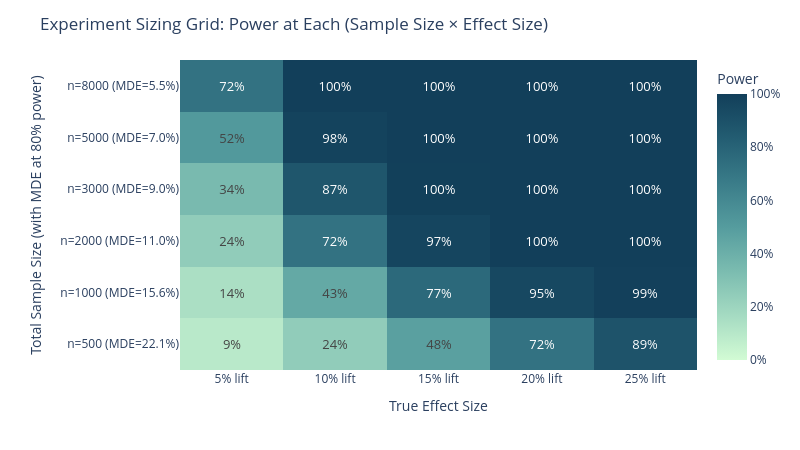

Write notebook code for a chart like this one.
### Markdown cell above
### 1.4. Sizing Grid for Leadership

Leadership picks: "We want 80% power to detect a 10% lift — how many clients do we need?" This heatmap answers that question for every combination of sample size and effect size.

### Code cell
sizing = experiment_sizing_table(baseline_std, baseline_mean)

power_cols = [c for c in sizing.columns if c.startswith("power_at_")]
lift_labels = [
    c.replace("power_at_", "").replace("pct_lift", "% lift") for c in power_cols
]
z_data = sizing[power_cols].values

fig = go.Figure(
    data=go.Heatmap(
        z=z_data,
        x=lift_labels,
        y=[f"n={n} (MDE={m}%)" for n, m in zip(sizing["n_total"], sizing["mde_pct"])],
        colorscale="Darkmint",
        zmin=0,
        zmax=1,
        text=[[f"{v:.0%}" for v in row] for row in z_data],
        texttemplate="%{text}",
        textfont=dict(size=13),
        hovertemplate="Sample size: %{y}<br>Effect: %{x}<br>Power: %{z:.1%}<extra></extra>",
        colorbar=dict(title="Power", tickformat=".0%"),
    )
)

fig.update_layout(
    title="Experiment Sizing Grid: Power at Each (Sample Size × Effect Size)",
    xaxis_title="True Effect Size",
    yaxis_title="Total Sample Size (with MDE at 80% power)",
    template="plotly_white",
    width=800,
    height=450,
    margin=dict(t=60, l=180),
)

fig.show()

print(
    f"\nOur planned experiment uses N={N_CLIENTS:,}."
)

### Figure 1 — Plotly figure (JSON) as saved in the notebook; plotly's stock layout.template omitted (floating-point values rounded to 4 significant figures)
{"data": [{"colorbar": {"tickformat": ".0%", "title": {"text": "Power"}}, "colorscale": [[0, "rgb(210, 251, 212)"], [0.1667, "rgb(165, 219, 194)"], [0.3333, "rgb(123, 188, 176)"], [0.5, "rgb(85, 156, 158)"], [0.6667, "rgb(58, 124, 137)"], [0.8333, "rgb(35, 93, 114)"], [1, "rgb(18, 63, 90)"]], "hovertemplate": "Sample size: %{y}<br>Effect: %{x}<br>Power: %{z:.1%}<extra></extra>", "text": [["9%", "24%", "48%", "72%", "89%"], ["14%", "43%", "77%", "95%", "99%"], ["24%", "72%", "97%", "100%", "100%"], ["34%", "87%", "100%", "100%", "100%"], ["52%", "98%", "100%", "100%", "100%"], ["72%", "100%", "100%", "100%", "100%"]], "textfont": {"size": 13}, "texttemplate": "%{text}", "type": "heatmap", "x": ["5% lift", "10% lift", "15% lift", "20% lift", "25% lift"], "y": ["n=500 (MDE=22.1%)", "n=1000 (MDE=15.6%)", "n=2000 (MDE=11.0%)", "n=3000 (MDE=9.0%)", "n=5000 (MDE=7.0%)", "n=8000 (MDE=5.5%)"], "z": [[0.092, 0.245, 0.477, 0.718, 0.887], [0.144, 0.434, 0.767, 0.948, 0.994], [0.245, 0.718, 0.967, 0.999, 1.0], [0.342, 0.874, 0.997, 1.0, 1.0], [0.518, 0.98, 1.0, 1.0, 1.0], [0.718, 0.999, 1.0, 1.0, 1.0]], "zmax": 1, "zmin": 0}], "layout": {"height": 450, "margin": {"l": 180, "t": 60}, "title": {"text": "Experiment Sizing Grid: Power at Each (Sample Size × Effect Size)"}, "width": 800, "xaxis": {"title": {"text": "True Effect Size"}}, "yaxis": {"title": {"text": "Total Sample Size (with MDE at 80% power)"}}}}
